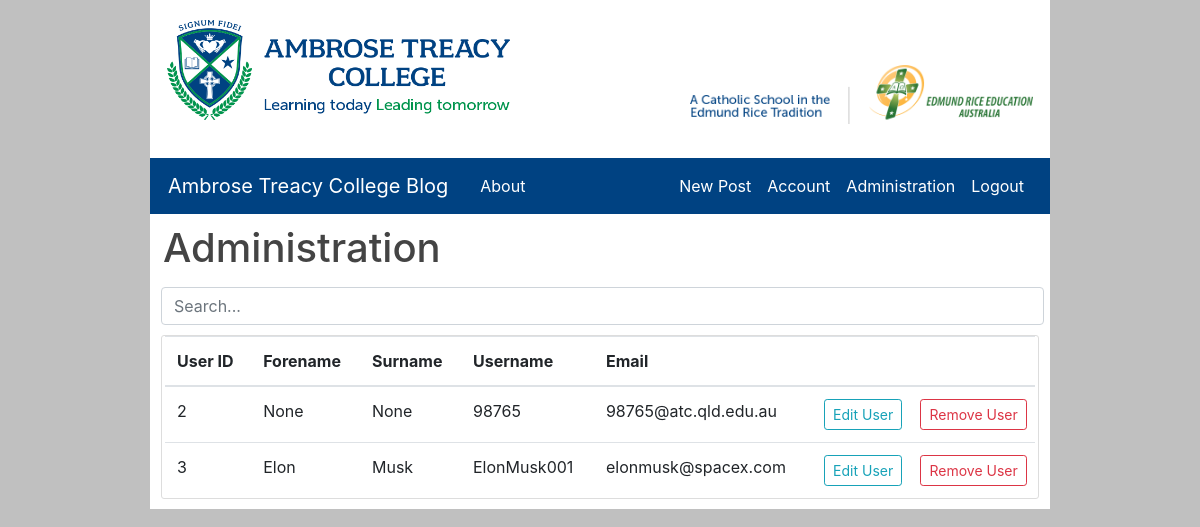
Page /admin/ (signed in) on the earlier database version.
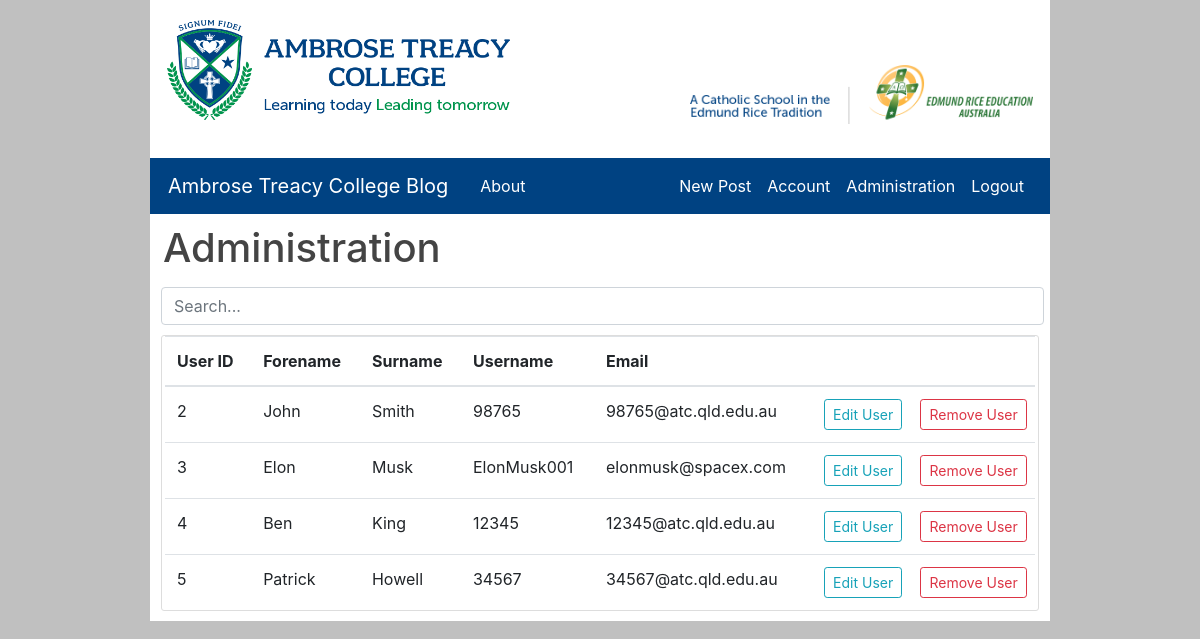
Same page on the later database version.
### flaskBlog/models.py (models this page shows, shortened)
class User(db.Model, UserMixin):
    id = db.Column(db.Integer, primary_key=True)
    username = db.Column(db.String(20), unique=True, nullable=False)
    email = db.Column(db.String(120), unique=True, nullable=False)
    image_file = db.Column(db.String(20), nullable=False, default="default.jpg")
    password = db.Column(db.String(60), nullable=False)
    administrator = db.Column(db.Integer, nullable=True)
    posts = db.relationship("Post", backref="author", lazy=True)
    forename = db.Column(db.String(50), nullable=True)
    surname = db.Column(db.String(50), nullable=True)

### flaskBlog/routes.py (the view)
@app.route("/admin/", methods=["GET"])
@login_required
def admin():
    if current_user.administrator != 1:
        return redirect(url_for("home"))
    posts = Post.query.all()
    noSidebar = False
    users = User.query.filter(User.username != current_user.username)
    return render_template("admin.html", title="Administration", users=users, posts=posts, userE=None, userD=None)

### flaskBlog/models.py (called while the page is built)
@login_manager.user_loader
def load_user(user_id):
    return User.query.get(int(user_id))

### flaskBlog/templates/admin.html (shortened to what this page needs)
{% extends 'layout.html' %}
{% block content %}
<div class="container">
    <div id="title">
        <h1>Administration</h1>
    </div>
    <div style="margin-bottom: 10px; padding-left: 5px;">
        <input class="form-control" id="searchInput" type="text" placeholder="Search...">
    </div>
    <div class="table-responsive" id="adminTable" style="width: auto;">
        <table class="table table-hover" style="margin-bottom: 0px;">
            <thead>
                <tr>
                    <th>User ID</th>
                    <th>Forename</th>
                    <th>Surname</th>
                    <th>Username</th>
                    <th>Email</th>
                    <th></th>
                    <th></th>
                </tr>
            </thead>
            <tbody id="userTable">
                {% for user in users %}
                <tr>
                    <td>
                        {{ user.id }}
                    </td>
                    <td>
                        {{ user.forename }}
                    </td>
                    <td>
                        {{ user.surname }}
                    </td>
                    <td>
                        {{ user.username }}
                    </td>
                    <td>
                        {{ user.email }}
                    </td>
                    <td style="padding-right: 0px;">
                        <a class="btn btn-outline-info btn-sm" href="{{ url_for('editUser', userToEdit=user.id) }}">Edit
                            User</a>
                    </td>
                    <td style="padding-right: 0px;">
                        <a class="btn btn-outline-danger btn-sm"
                            href="{{ url_for('deleteUser', userToDelete=user.id) }}">Remove User</a>
                    </td>
                </tr>
                {% endfor %}
            </tbody>
        </table>
    </div>
</div>
{% endblock content %}

Differences in the rows shown:
changed User "98765@atc.qld.edu.au": forename "None" → "John"; surname "None" → "Smith"
added User: id "4", forename "Ben", surname "King", username "12345", email "12345@atc.qld.edu.au"
added User: id "5", forename "Patrick", surname "Howell", username "34567", email "34567@atc.qld.edu.au"
